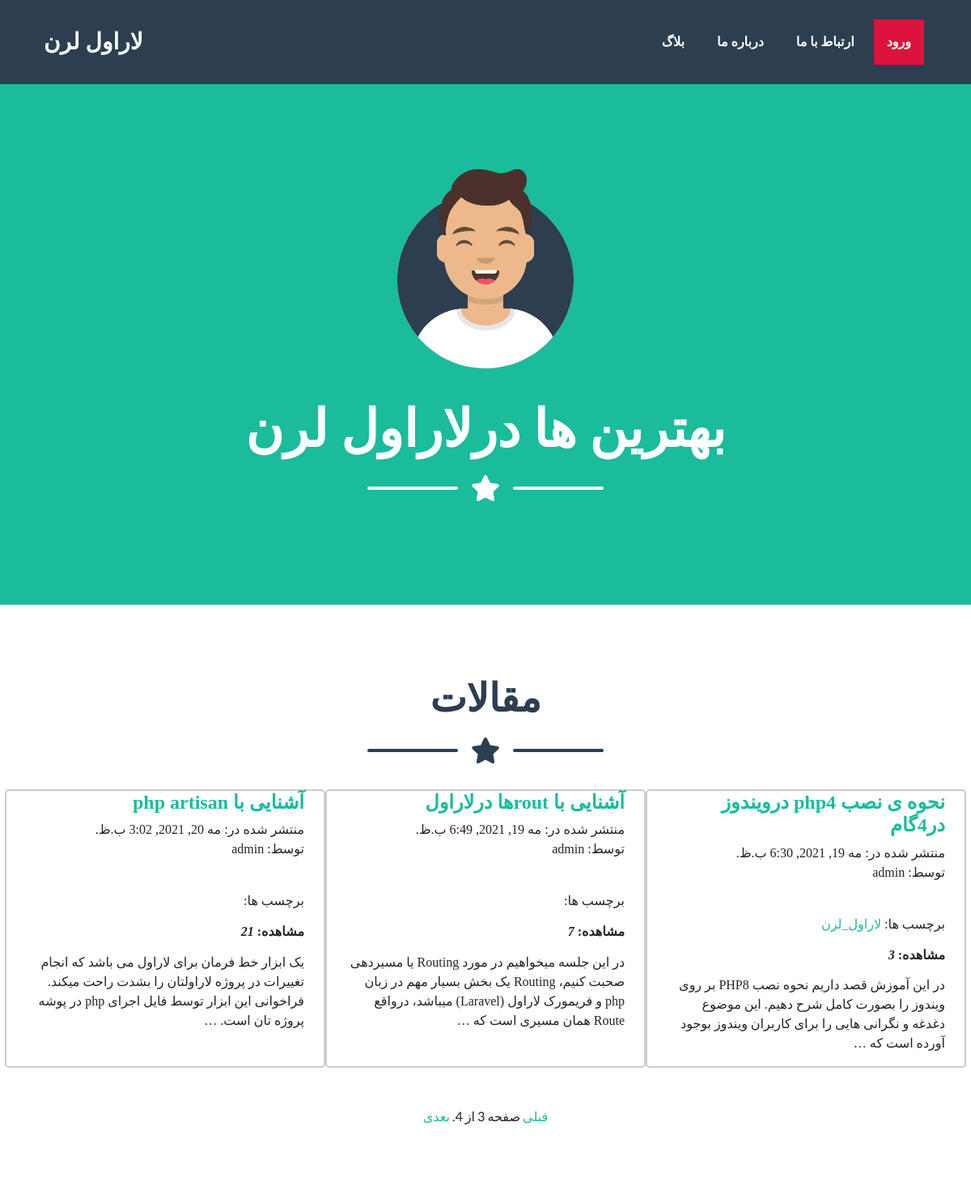
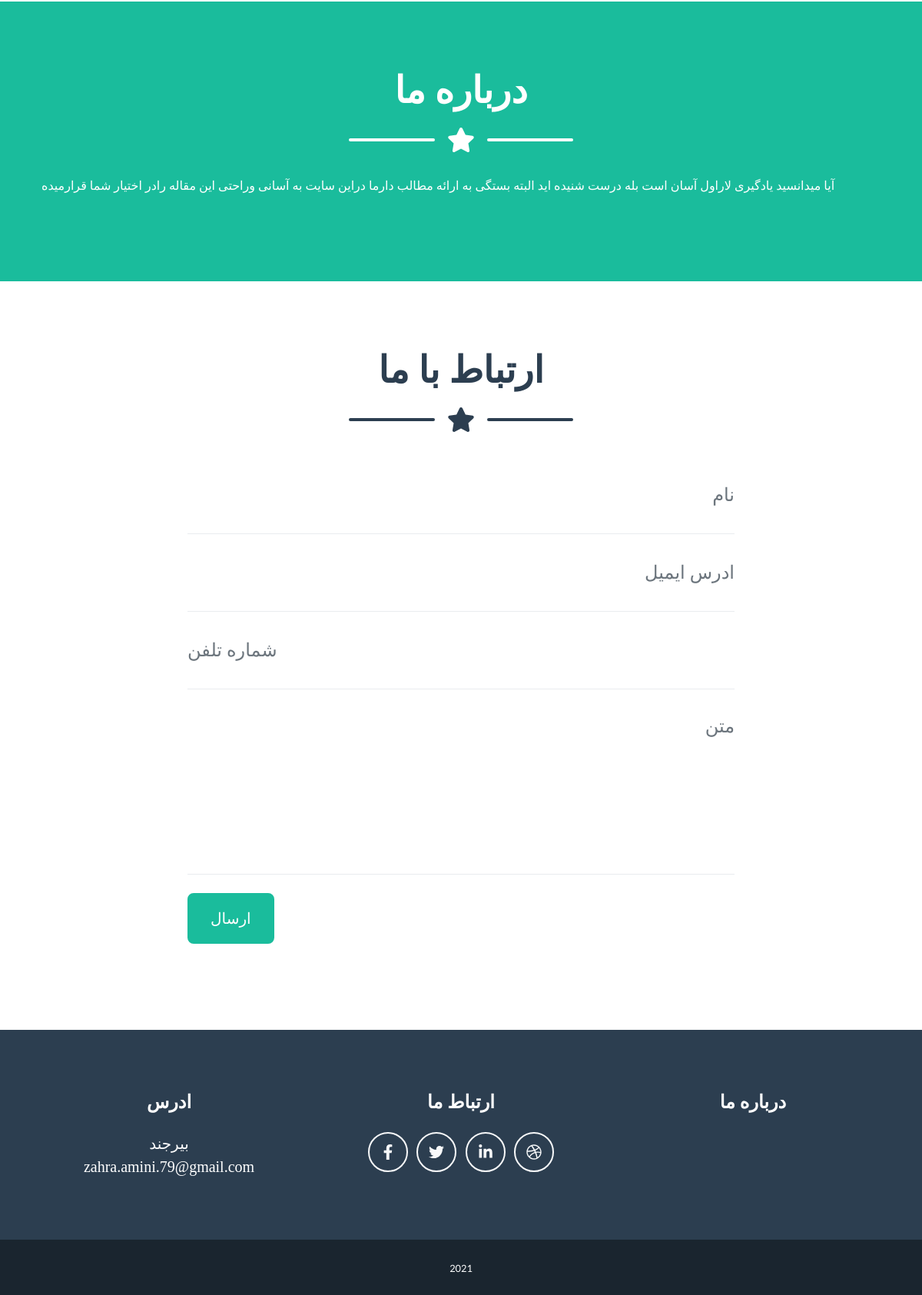
Page /blog/?page=3 on the committed database (2 pictures, top to bottom).
### blog/models.py (models this page shows, shortened)
class Post(models.Model):
    STATUS_CHOICES = (
        ('draft', 'Draft'),
        ('published', 'Published'),
    )
    tags = TaggableManager()
    title = models.CharField(max_length=250)
    slug = models.SlugField(max_length=250, unique_for_date='publish')
    author = models.ForeignKey(
        User, on_delete=models.CASCADE, related_name='blog_posts')
    body = models.TextField()
    publish = models.DateTimeField(default=timezone.now)
    created = models.DateTimeField(auto_now_add=True)
    updated = models.DateTimeField(auto_now=True)
    status = models.CharField(
        max_length=10, choices=STATUS_CHOICES, default='draft')
    visits = models.PositiveIntegerField(default=0)
    class Meta:
        ordering = ('-publish',)
    def get_absolute_url(self):
        return reverse('blog:post_detail',
                       args=[self.publish.year, self.publish.month, self.publish.day, self.slug])

### blog/views.py (the view)
# urls.py: path('', post_list, name='post_list'),
def post_list(request, tag_slug=None):
    object_list = Post.objects.filter(status='published')
    tag = None
    if tag_slug:
        tag = get_object_or_404(Tag, slug=tag_slug)
        object_list = object_list.filter(tags__in=[tag])
    paginator = Paginator(object_list, 3)  # 2 posts in each page
    page = request.GET.get('page')
    try:
        posts = paginator.page(page)
    except PageNotAnInteger:
        posts = paginator.page(1)
    except EmptyPage:
        posts = paginator.page(paginator.num_pages)
    return render(request, 'blog/post/list.html',
                  {'page': page,
                   'posts': posts,
                   'tag': tag})

### blog/templates/blog/post/list.html (shortened to what this page needs)
{% extends "blog/base.html" %}
{% block content %}
<div class="row">
{% for post in posts %}
<div class="col-md-6 col-lg-4 mb-5" style="border: solid 2px #ccc;border-radius: 5px;text-align:right;direction:rtl">
<h4 style="text-align:right">
    <a href="{{ post.get_absolute_url }}">
        {{ post.title }}
    </a>
</h4>
<p class="date" style="text-align:right;direction:rtl color:#ccc">
    منتشر شده در: {{ post.publish }} <br> توسط: {{ post.author }}
</p><br>
<p class="tags">
برچسب ها:
{% for tag in post.tags.all %}
<a href="{% url "blog:post_list_by_tag" tag.slug %}">
{{ tag.name }}
</a>
{% endfor %}
<h6 style="text-align:right"> مشاهده: <b><i> {{post.visits}} </i></b></h6>
<p style="text-align:right;direction:rtl">{{ post.body|truncatewords:30|linebreaks }}</p>
</div>
{% endfor %}
</div>
{% include "pagination.html" with page=posts %}
{% endblock %}

### rows in the picture
Post: title "آشنایی با php artisan", publish "مه 20, 2021, 3:02 ب.ظ.", author "admin", visits "21", body "یک ابزار خط فرمان برای لاراول می باشد که انجام تغییرات در پروژه لاراولتان را بشدت راحت میکند. فراخوانی این ابزار توسط فایل اجرای php در پوشه پروژه تان است. …"
Post: title "آشنایی با routها درلاراول", publish "مه 19, 2021, 6:49 ب.ظ.", author "admin", visits "7", body "در این جلسه میخواهیم در مورد Routing یا مسیردهی صحبت کنیم، Routing یک بخش بسیار مهم در زبان php و فریمورک لاراول (Laravel) میباشد، درواقع Route همان مسیری است که …"
Post: title "نحوه ی نصب php4 درویندوز در4گام", publish "مه 19, 2021, 6:30 ب.ظ.", author "admin", visits "3", body "در این آموزش قصد داریم نحوه نصب PHP8 بر روی ویندوز را بصورت کامل شرح دهیم. این موضوع دغدغه و نگرانی هایی را برای کاربران ویندوز بوجود آورده است که …"
Tag: name "لاراول_لرن"

### other values in the picture
{{ page.paginator.num_pages }} "4"
